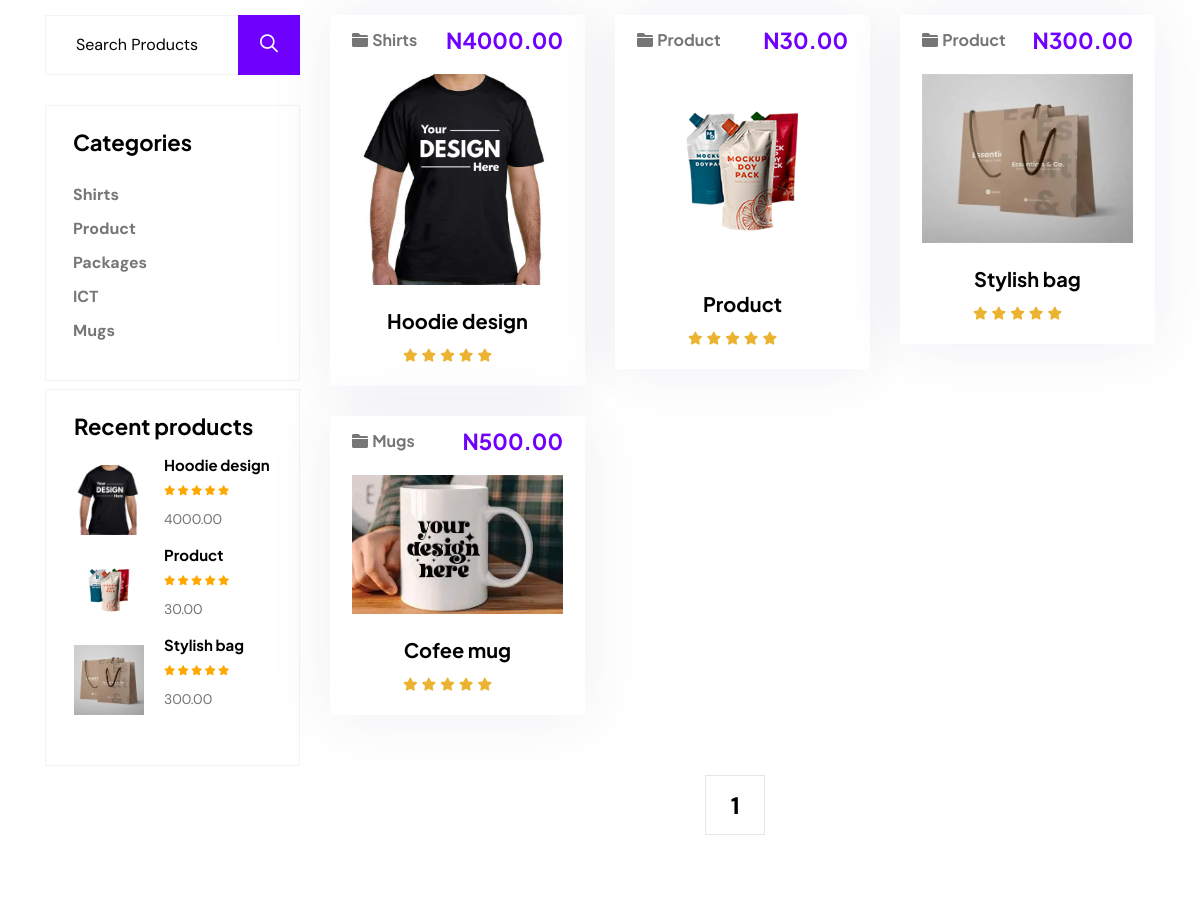
The app's page /shop/ (middle part), older data.
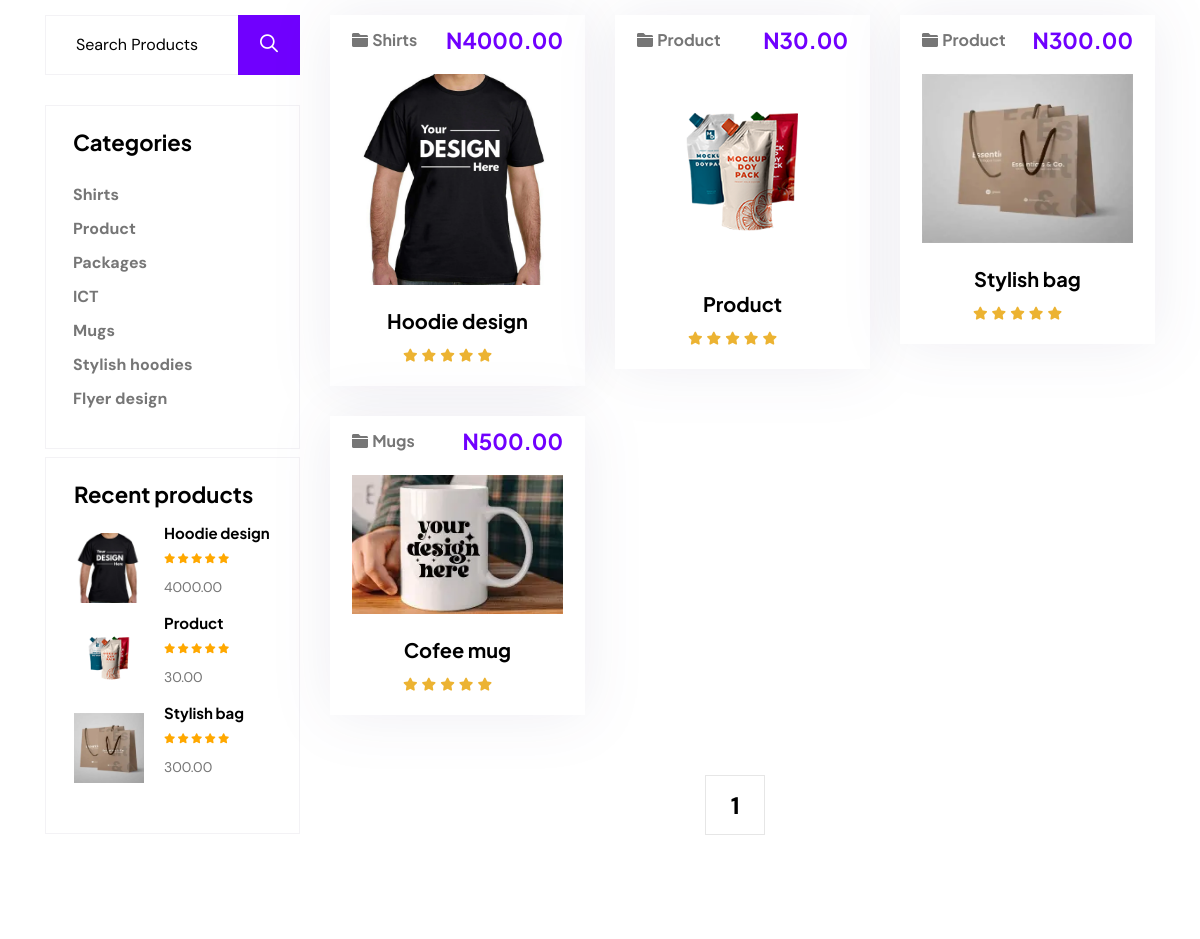
The same page, newer data.
### beltechApp/models.py (models this page shows, shortened)
class Category(models.Model):
    name = models.CharField(max_length=100, unique=True)
    slug = models.SlugField(max_length=120, unique=True, blank=True)
    image = models.ImageField(upload_to='services-category/', null =True)
    class Meta:
        verbose_name_plural = "Categories"

class Products(models.Model):
    category = models.ForeignKey(Category, on_delete=models.CASCADE, related_name='services')
    name = models.CharField(max_length=200)
    description = CKEditor5Field('Description', config_name='default')
    base_price = models.DecimalField(max_digits=10, decimal_places=2)
    image = models.ImageField(upload_to='services/')
    date = models.DateTimeField(auto_now_add=True, null=True)
    is_available = models.BooleanField(default=True)
    is_latest = models.BooleanField(default=False)

### beltechApp/views.py (the view)
# urls.py: path('shop/', views.shop, name='shop' ),
def shop(request):
    all_products = Products.objects.all().order_by('-date')
    recent_product = all_products[:3]
    breadcrumb = printingHomePageImage.objects.all()
    category = Category.objects.all()
    paginator = Paginator(all_products, 6)
    page_number = request.GET.get('page')
    page_obj = paginator.get_page(page_number)
    context = {
        'products': page_obj,
        'navs': breadcrumb,
        'categorys': category,
        'recent_products': recent_product
    }
    return render(request, 'beltechApp/shop.html', context)

### beltechApp/forms.py
class BlogSearchForm(forms.Form):
    q = forms.CharField(
        label='',
        required=False,
        widget=forms.TextInput(attrs={
            'placeholder': 'Keywords here....',
            'class': 'sidebar__search-input-2' # This matches your CSS
        })
    )

### beltechApp/context_processors.py (called while the page is built)
def site_settings(request):
    return {
        'logo': Logo.objects.first(), # Grabs the first logo in your database
        'search_form': BlogSearchForm(request.GET or None) # This captures the query if it exists
    }

### beltechApp/templates/beltechApp/shop.html (shortened to what the changed rows need)
{% extends 'beltechApp/base/base.html' %}
{% load static %}
{% block content %}
    <div id="smooth-wrapper">
        <div id="smooth-content">
        <section class="tp-shop-area pt-120 pb-120">
            <div class="container">
                <div class="row">
                    <div class="col-xl-3 col-lg-4">
                        <div class="tp-shop-sidebar mb-40">
                            <div class="tp-shop-sidebar-category mb-30 wow fadeInUp">
                                <div class="tp-shop-sidebar-category-wrap">
                                    {% for category in categorys %}
                                    <div class="tp-shop-sidebar-category-item">
                                        <a href="shop-details.html">{{ category.name }}</a>
                                    </div>
                                    {% endfor %}
                                </div>
                            </div>
                            <div class="tp-shop-sidebar-sell mb-30 wow fadeInUp">
                                <div class="tp-shop-sidebar-sell-wrap">
                                    {% for recent in recent_products %}
                                    <div class="tp-shop-sidebar-sell-item d-flex mb-20">
                                       <div class="tp-shop-sidebar-sell-item-thumb">
                                          <a href="shop-details.html">
                                             <img src="{{recent.image.url}}" alt="{{recent.name}}">
                                          </a>
                                       </div>
                                       <div class="tp-shop-sidebar-sell-item-content">
                                          <h5 class="tp-shop-sidebar-sell-item-title"><a href="shop-details.html">{{recent.name}}</a></h5>
                                          <div class="tp-shop-sidebar-sell-item-rating">
                                             <i class="fa-solid fa-star"></i>
                                             <i class="fa-solid fa-star"></i>
                                             <i class="fa-solid fa-star"></i>
                                             <i class="fa-solid fa-star"></i>
                                             <i class="fa-solid fa-star"></i>
                                          </div>
                                          <span>{{recent.base_price}}</span>
                                       </div>
                                    </div>
                                    {% endfor %}
                                </div>
                            </div>
                        </div>
                    </div>
                    <div class="col-xl-9 col-lg-8">
                        <div class="row align-items-end mb-30">
                            <div class="container">
                              <div class="row">
                                    {% for product in products %}
                                       <div class="col-xl-4 col-lg-4 col-md-6 col-sm-6">
                                          {% include 'beltechApp/refactors/item_list.html' %}
                                       </div>
                                    {% endfor %}
                              </div>
                           </div>
                        </div>
                        <div class="row">
                            <div class="tp-postbox-pagination text-center wow fadeInUp" data-wow-delay=".3s">
                              <nav>
                                 <ul>
                                       {% for num in products.paginator.page_range %}
                                          {% if products.number == num %}
                                             <li>
                                                   <a class="active" href="?page={{ num }}">{{ num }}</a>
                                             </li>
                                          {% elif num > products.number|add:'-3' and num < products.number|add:'3' %}
                                             <li>
                                                   <a href="?page={{ num }}">{{ num }}</a>
                                             </li>
                                          {% endif %}
                                       {% endfor %}
                                 </ul>
                              </nav>
                           </div>
                        </div>
                    </div>
                </div>
            </div>
        </section>
    {% endblock %}

### beltechApp/templates/beltechApp/refactors/item_list.html (shortened to what this page needs)
<div class="product_wrapper two mb-30 wow fadeInUp" data-wow-delay=".3s" data-wow-duration="1s">
    <div class="product__item p-relative">
        <div class="product__top-brand d-flex justify-content-between mb-15">
            <div class="product__top-name">
                <i class="fas fa-folder"></i>
                <span>{{ product.category.name|default:"Product" }}</span>
            </div>
            <div class="product__top-price">
                <a href="#">N{{ product.base_price }}</a>
            </div>
        </div>
        <div class="product__thumb w-img p-relative fix mb-10">
            <a href="shop-details.html">
                <img src="{{ product.image.url }}" alt="{{ product.name }}">
            </a>
        </div>
        <div class="product__content text-center">
            <h3 class="product__title">
                <a href="shop-details.html">{{ product.name }}</a>
            </h3>
            <div class="product__rating d-flex justify-content-center">
                <span><i class="fa-solid fa-star"></i></span>
                <span><i class="fa-solid fa-star"></i></span>
                <span><i class="fa-solid fa-star"></i></span>
                <span><i class="fa-solid fa-star"></i></span>
                <span><i class="fa-solid fa-star"></i></span>
            </div>
        </div>
    </div>
</div>

Row changes from the older to the newer data that the page shows:
added Category: name "Stylish hoodies"
added Category: name "Flyer design"
